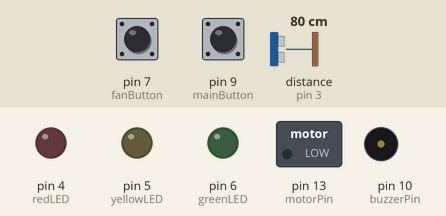
This sketch was run on a simulated Arduino Uno, built with avr-gcc and run on an emulated ATmega328P. Shown: switched loads named in the sketch (green lamp = pin HIGH), output pins drawn as LEDs (lit = HIGH), buzzer (waves = sounding). Wiring (inferred from the names in the program): ultrasonic range finder: trigger pin 2; echo pin 3. The inputs (shaded band) are chosen by the test bench; at power-on: pin 7 (fanButton) LOW, pin 9 (mainButton) LOW, distance to the obstacle (sensor on pin 3) 80 cm. The echo pulse lasts 58.3 µs per cm; pins used as bus, display or sensor lines are not drawn.

Above: at 1.2 s.
1.3 s: pin 7 (fanButton) pulled HIGH for 0.15 s
At 2.9 s:
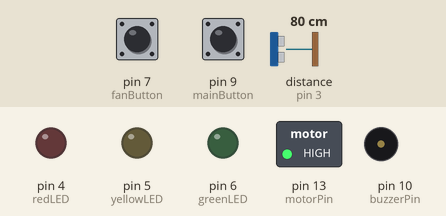
3.3 s: pin 9 (mainButton) pulled HIGH for 0.15 s
At 4.3 s:
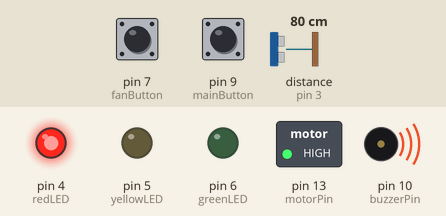
5.3 s: distance to the obstacle (sensor on pin 3) set to 181 cm
6.8 s: distance to the obstacle (sensor on pin 3) set to 189 cm
At 7.3 s:
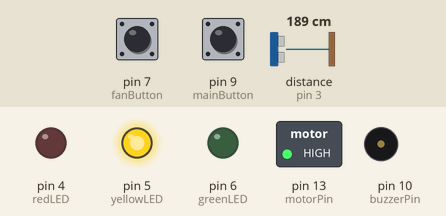
8.3 s: pin 7 (fanButton) pulled HIGH for 1 s
At 9.6 s:
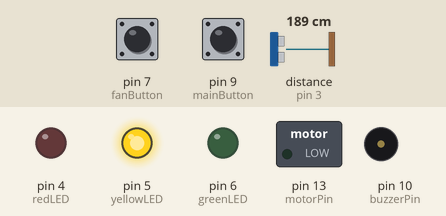
10.8 s: distance to the obstacle (sensor on pin 3) set to 2 cm
At 11.5 s:
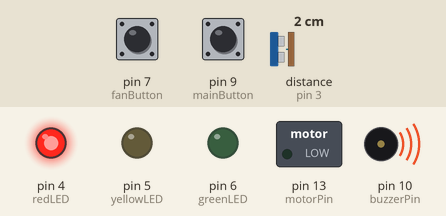
Timing chart, 0 to 13.3 s (numbered marks = the images above; inputs shaded):
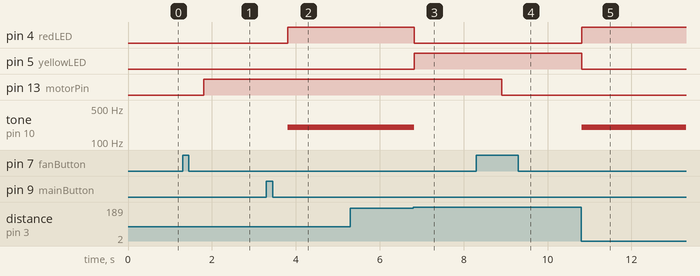

The sketch:

SafeD_SensorFinalCode.ino
```cpp
//define the variables
#define redLED 4
#define yellowLED 5
#define greenLED 6
#define mainButton 9
#define fanButton 7
#define motorPin 13

//set boolean variables to be true or false
bool turnOn = false;
bool isReleased = true;
bool turnOnFan = false;
bool isReleasedFan = true;

//initialize the variables
int triggerPin = 2;
int echoPin = 3;
int buzzerPin = 10;

//initialize new variables to store data
int buttonState;
int buttonStateFan;

int pingTime;
unsigned long distance;/*make sure all values resulted
                         are positive*/

void setup(){
  // to set all variables to be either an INPUT or OUTPUTS
  pinMode(triggerPin, OUTPUT);
  pinMode(echoPin, INPUT);
  pinMode(buzzerPin, OUTPUT);

  pinMode(redLED, OUTPUT);
  pinMode(yellowLED, OUTPUT);
  pinMode(greenLED, OUTPUT);

  pinMode(mainButton, INPUT);
  pinMode(fanButton, INPUT);
  pinMode(motorPin, OUTPUT);
}

void loop(){
  digitalWrite (triggerPin, HIGH);//turn ON the triggerPin in the Ping sensor
  delayMicroseconds (10);//run the above function for 10 microseconds
  digitalWrite (triggerPin, LOW);//turn OFF the triggerPin in the Ping sensor

  //detects how long it takes the ultrasound to go and come back from the nearest object
  pingTime = pulseIn (echoPin, HIGH);
  //formula to convert the time that the ultrasound travels to its corresponding distance (d = vt)
  distance = (pingTime * 0.034) / 2;

  //read the status of the buttons to see whether it was pressed or not
  buttonState = digitalRead(mainButton);
  buttonStateFan = digitalRead(fanButton);

  if ((buttonState == HIGH) && (isReleased)){/*test for two conditions: 1)if the button is pressed
                                              2)a true boolean variable to assist in the ON/OFF process*/
    //isReleased is used to individualize each button press
    isReleased = false;//temporarily sets this variable to be false
    delay(500);//run the above function for 0.5 seconds, just for a pause

    if (buttonState == HIGH){//set condition if the button is pressed
      turnOn = !turnOn;//this inverts the state of the variable once the button is pressed
    }
  }//close "if ((buttonState == HIGH) && (isReleased))"

  else if (buttonState == LOW){/*isReleased goes back to its original value after you let go of the button,
                                enabling us to change the value of turnOn with the next button press*/
    isReleased = true;
  }

  if (turnOn){ //run the rest of the code if turnOn == true
    //DANGER ZONE
    if (distance < 182.88){ //182.88cm = 6ft, distance have to be less than 6ft
      digitalWrite(redLED, HIGH);//turn the redLED ON and other LEDs OFF
      digitalWrite(greenLED, LOW);
      digitalWrite(yellowLED, LOW);

      tone(buzzerPin, 200);//turn the buzzer ON
      delay(50);//run the above funtion for 0.05 seconds
    }//BE CAUTION
    else if((distance <= 213.36) && (distance >= 182.88)){ //213.36cm = 7ft,
    //condition will meet only when 6ft <= distance <= 7ft
      digitalWrite(yellowLED, HIGH);//turn the yellowLED ON and other LEDs OFF
      digitalWrite(greenLED, LOW);
      digitalWrite(redLED, LOW);

      noTone(buzzerPin);//turn the buzzer OFF
      delay(50);//run the above funtion for 0.05 seconds
    }//SAFE ZONE
    else{//any distance greater than 7ft
    digitalWrite(greenLED, HIGH);////turn the greenLED ON and other LEDs OFF
    digitalWrite(yellowLED, LOW);
    digitalWrite(redLED, LOW);

    noTone(buzzerPin);//turn the buzzer OFF
    delay(50);//run the above funtion for 0.05 seconds
    }
  }//close "if (turnOn)"

  else{//when turnOn == false, none of the components will turn on
    digitalWrite(greenLED, LOW);//turn ALL LEDs OFF
    digitalWrite(yellowLED, LOW);
    digitalWrite(redLED, LOW);

    noTone(buzzerPin);//turn the buzzer OFF
  }

//CODE FOR FAN - same set of codes used in the main circuit
  if ((buttonStateFan == HIGH) && (isReleasedFan)){
    isReleasedFan = false;
    delay(500);

    if (buttonStateFan == HIGH) {
      turnOnFan = !turnOnFan;
    }
  }//close "if (buttonState == HIGH) && (isReleasedFan))"
  else if (buttonStateFan == LOW){
    isReleasedFan = true;
  }

  if (turnOnFan){
    digitalWrite(motorPin, HIGH);//turn the fan ON
  }
  else{
    digitalWrite(motorPin, LOW);//turn the fan OFF
  }

} //close "void loop()"

//first press:
//- isReleased = true - false - true
//- turnOn = false - true

//second press:
//- isReleased = true - false - true
//- turnOn = true - false
```

Measured:
- the behaviour switches between 184 and 185 cm on distance to the obstacle (sensor on pin 3) (found by bisection; images 2 and 3)
- after the input at 1.3 s, pin 13 (motorPin): LOW → HIGH after 0.51 s
- after the input at 3.3 s, pin 4 (redLED): LOW → HIGH after 0.50 s; tone on pin 10 (buzzerPin): silent → 200 Hz after 0.50 s
- after the input at 5.3 s, every drawn part: stays the same
- after the input at 6.8 s, pin 4 (redLED): HIGH → LOW at once; pin 5 (yellowLED): LOW → HIGH at once; tone on pin 10 (buzzerPin): 200 Hz → silent at once
- after the input at 8.3 s, pin 13 (motorPin): HIGH → LOW after 0.61 s
- after the input at 10.8 s, pin 4 (redLED): LOW → HIGH at once; pin 5 (yellowLED): HIGH → LOW at once; tone on pin 10 (buzzerPin): silent → 200 Hz at once
